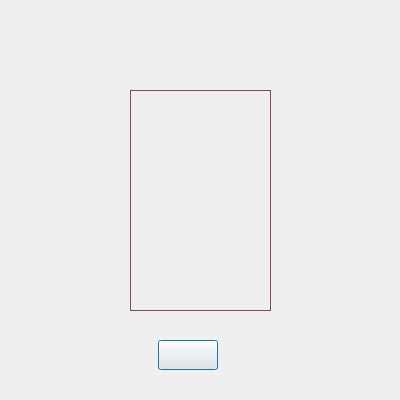
<?xml version="1.0" encoding="UTF-8"?>
<ui version="4.0">
 <class>UnlockSimpleAddCheckDigitClass</class>
 <widget class="QDialog" name="UnlockSimpleAddCheckDigitClass">
  <property name="geometry">
   <rect>
    <x>0</x>
    <y>0</y>
    <width>400</width>
    <height>400</height>
   </rect>
  </property>
  <property name="windowTitle">
   <string>加减数量</string>
  </property>
  <property name="windowIcon">
   <iconset resource="Lock.qrc">
    <normaloff>:/icon/mainicon/picture_lock/icon/icon_main_mainwindow.png</normaloff>:/icon/mainicon/picture_lock/icon/icon_main_mainwindow.png</iconset>
  </property>
  <property name="windowOpacity">
   <double>5.000000000000000</double>
  </property>
  <widget class="QPushButton" name="pushButton_apply">
   <property name="geometry">
    <rect>
     <x>158</x>
     <y>340</y>
     <width>60</width>
     <height>30</height>
    </rect>
   </property>
   <property name="contextMenuPolicy">
    <enum>Qt::NoContextMenu</enum>
   </property>
   <property name="styleSheet">
    <string notr="true">border-image: url(:/icon/mainicon/picture_lock/icon/lock_button_normal_10.png);
border-image: url(:/icon/mainicon/picture_lock/icon/lock_button_pressed_10.png);</string>
   </property>
   <property name="text">
    <string/>
   </property>
  </widget>
  <widget class="QListWidget" name="listWidget_1">
   <property name="geometry">
    <rect>
     <x>130</x>
     <y>90</y>
     <width>141</width>
     <height>221</height>
    </rect>
   </property>
   <property name="font">
    <font>
     <family>宋体</family>
    </font>
   </property>
   <property name="contextMenuPolicy">
    <enum>Qt::NoContextMenu</enum>
   </property>
   <property name="styleSheet">
    <string notr="true">QListWidget
{
    background:rgb(255,255,255,0);
    border:1px solid rgb(128,76,71);
}
QListWidget::Item:hover
{
    background:#C0FDEAD3;
}
QListWidget::item:selected
{
    background:#C0FDEAD3;
}
QListWidget::item:selected:!active
{
    background:#C0FDEAD3;
}
/*滚动条*/
QListWidget QScrollBar::vertical
{
    margin: 15px 0px 15px 0px;
    border-image: url(:/picture_lock/scrollbar/picture_lock/scrollbar_style/line_vertical.png); 
    border: 0px;
    width: 15px;
}
QListWidget QScrollBar::handle:vertical
{
    border-image: url(:/picture_lock/scrollbar/picture_lock/scrollbar_style/button_vertical.png);
    min-height:50px;
}
QListWidget QScrollBar::handle:vertical:pressed 
{
    border-image: url(:/picture_lock/scrollbar/picture_lock/scrollbar_style/button_vertical.png);
}
QListWidget QScrollBar::add-page:vertical
{
    border-image: url(:/picture_lock/scrollbar/picture_lock/scrollbar_style/line_vertical.png);
}
QListWidget QScrollBar::sub-page:vertical
{
    border-image: url(:/picture_lock/scrollbar/picture_lock/scrollbar_style/line_vertical.png);
}
QListWidget QScrollBar::sub-line:vertical
{
    subcontrol-origin: margin;
    border: 0px solid black;
    height:15px
}
QListWidget QScrollBar::add-line:vertical
{
    subcontrol-origin: margin;
    border: 0px solid black;
    height:15px
}
QListWidget QScrollBar::down-arrow:vertical
{
    image: url(:/picture_lock/scrollbar/picture_lock/scrollbar_style/down.png);
}
QListWidget QScrollBar::up-arrow:vertical
{
    image: url(:/picture_lock/scrollbar/picture_lock/scrollbar_style/up.png);
}
QListWidget QScrollBar::horizontal
{
    margin: 0px 15px 0px 15px;
    border-image: url(:/picture_lock/scrollbar/picture_lock/scrollbar_style/line_horizental.png); 
    border: 0px; 
    height: 15px;
}
QListWidget QScrollBar::handle:horizontal
{
    border-image: url(:/picture_lock/scrollbar/picture_lock/scrollbar_style/button_horizental.png);
    min-width:50px;
}
QTableWidget QScrollBar::handle:horizontal:pressed
{
    border-image: url(:/picture_lock/scrollbar/picture_lock/scrollbar_style/button_horizental.png);
}
QTreeView QScrollBar::add-page:horizontal
{
    border-image: url(:/picture_lock/scrollbar/picture_lock/scrollbar_style/button_horizental.png);
}
QTreeView QScrollBar::sub-page:horizontal
{
    border-image: url(:/picture_lock/scrollbar/picture_lock/scrollbar_style/button_horizental.png);
}
QTreeView QScrollBar::add-line:horizontal
{
    subcontrol-origin: margin;
    border: 0px solid black;
    width:15px
}
QTreeView QScrollBar::sub-line:horizontal
{
    subcontrol-origin: margin;
    border: 0px solid black;
    width:15px
}
QTreeView QScrollBar::left-arrow:horizontal
{
    image: url(:/picture_lock/scrollbar/picture_lock/scrollbar_style/left.png);
}
QTreeView QScrollBar::right-arrow:horizontal
{
    image: url(:/picture_lock/scrollbar/picture_lock/scrollbar_style/right.png);
}</string>
   </property>
   <property name="batchSize">
    <number>16</number>
   </property>
  </widget>
 </widget>
 <resources>
  <include location="Lock.qrc"/>
 </resources>
 <connections/>
</ui>
